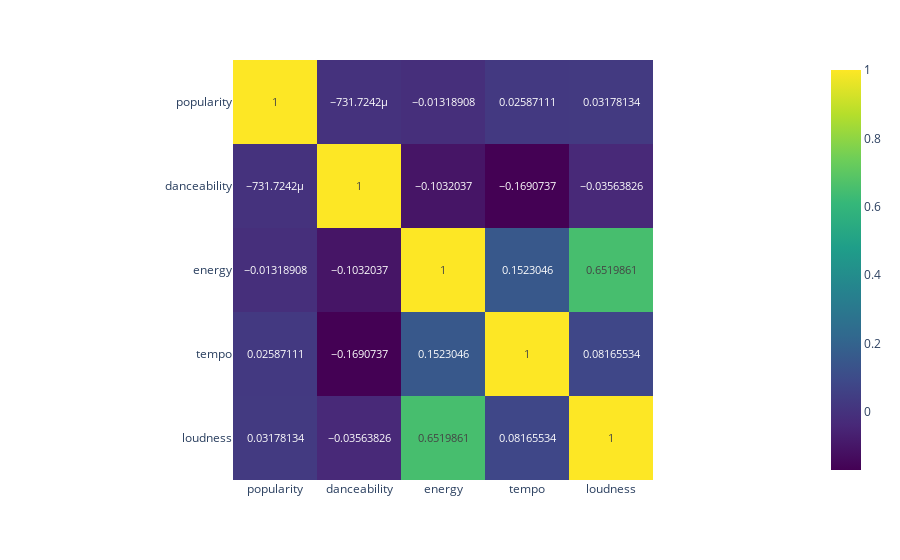

Notebook code for this chart:
### Code cell
corr_matrix = df[["popularity", "danceability", "energy", "tempo", "loudness"]].corr()
fig = px.imshow(corr_matrix, text_auto=True, color_continuous_scale="viridis")
fig.show()

### Figure 1 — Plotly figure (JSON) as saved in the notebook; plotly's stock layout.template omitted (floating-point values rounded to 4 significant figures)
{"data": [{"coloraxis": "coloraxis", "hovertemplate": "x: %{x}<br>y: %{y}<br>color: %{z}<extra></extra>", "name": "0", "texttemplate": "%{z}", "type": "heatmap", "x": ["popularity", "danceability", "energy", "tempo", "loudness"], "xaxis": "x", "y": ["popularity", "danceability", "energy", "tempo", "loudness"], "yaxis": "y", "z": [[1, -0.0007317, -0.01319, 0.02587, 0.03178], [-0.0007317, 1, -0.1032, -0.1691, -0.03564], [-0.01319, -0.1032, 1, 0.1523, 0.652], [0.02587, -0.1691, 0.1523, 1, 0.08166], [0.03178, -0.03564, 0.652, 0.08166, 1]]}], "layout": {"coloraxis": {"colorscale": [[0, "#440154"], [0.1111, "#482878"], [0.2222, "#3e4989"], [0.3333, "#31688e"], [0.4444, "#26828e"], [0.5556, "#1f9e89"], [0.6667, "#35b779"], [0.7778, "#6ece58"], [0.8889, "#b5de2b"], [1, "#fde725"]]}, "margin": {"t": 60}, "xaxis": {"anchor": "y", "constrain": "domain", "domain": [0, 1], "scaleanchor": "y"}, "yaxis": {"anchor": "x", "autorange": "reversed", "constrain": "domain", "domain": [0, 1]}}}
